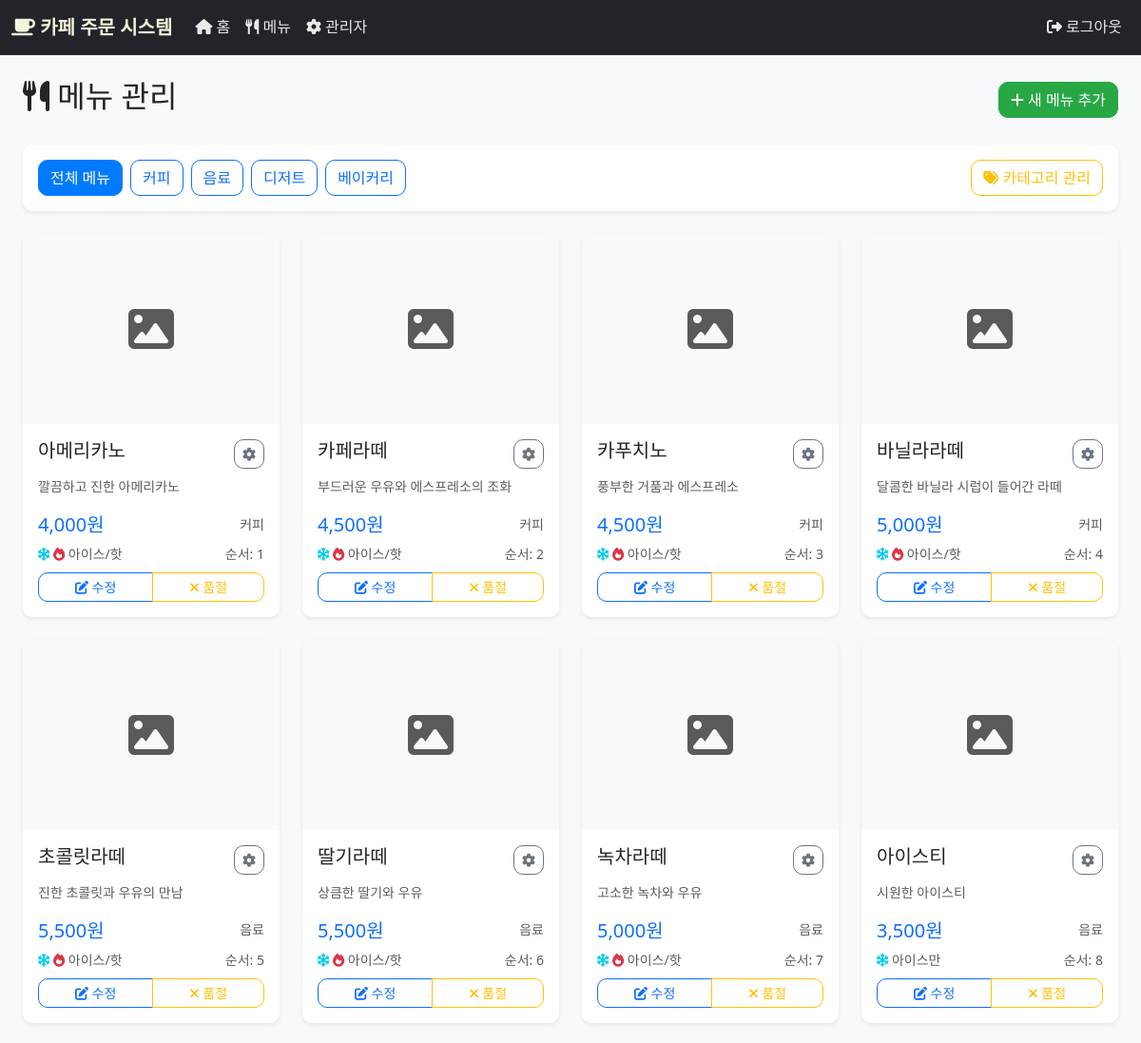
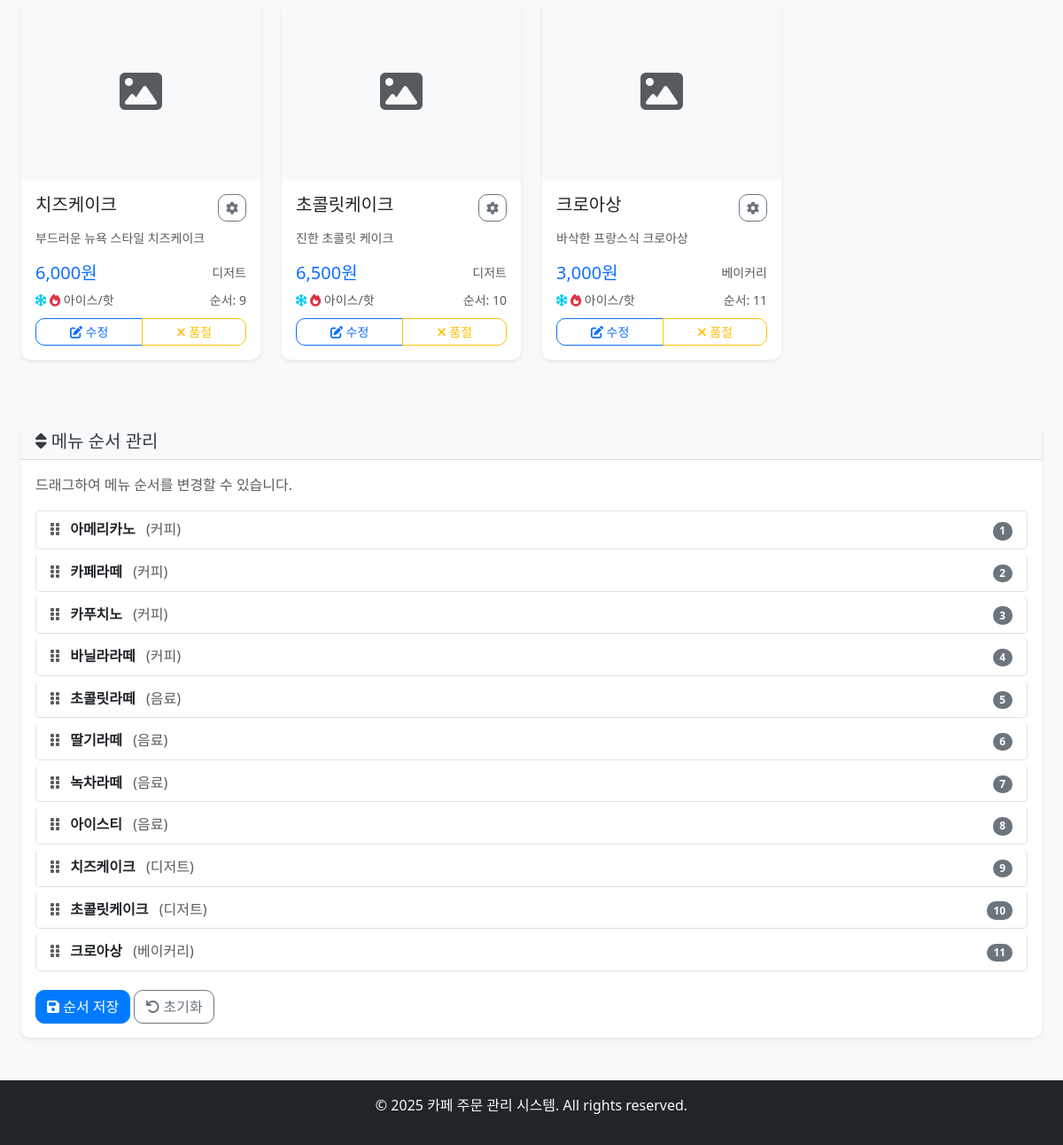
/admin/menu (signed in), run on the app's committed database (2 pictures, top to bottom).
### models.py (models this page shows, shortened)
class Menu(db.Model):
    __tablename__ = 'cafe_menu'
    id = db.Column(db.Integer, primary_key=True)
    name = db.Column(db.String(100), nullable=False)
    category = db.Column(db.String(50), nullable=False)
    price = db.Column(db.Float, nullable=False)
    description = db.Column(db.Text)
    image = db.Column(db.String(255))
    temperature_option = db.Column(db.String(20), default='both')  # 'ice', 'hot', 'both'
    display_order = db.Column(db.Integer, default=9999)
    is_soldout = db.Column(db.Boolean, default=False)
    created_at = db.Column(db.DateTime, default=datetime.now)
    updated_at = db.Column(db.DateTime, default=datetime.now, onupdate=datetime.now)
    order_items = db.relationship('OrderItem', backref='menu', lazy=True)

### app.py (the view)
    def decorated_function(*args, **kwargs):
        if not session.get('admin_logged_in'):
            return redirect(url_for('admin_login'))
        return f(*args, **kwargs)

### app.py (called while the page is built)
def login_required(f):
    def decorated_function(*args, **kwargs):
        if not session.get('admin_logged_in'):
            return redirect(url_for('admin_login'))
        return f(*args, **kwargs)
    decorated_function.__name__ = f.__name__
    return decorated_function

@app.route('/admin/menu')
@login_required
def admin_menu():
    category = request.args.get('category')
    categories = get_categories()
    menus = get_menu_by_category(category)
    return render_template('admin/menu.html',
                         menus=menus,
                         categories=categories,
                         selected_category=category)

@app.context_processor
def inject_globals():
    cart_count = 0
    if 'cart' in session:
        cart_count = sum(item['quantity'] for item in session['cart'].values())
    return {
        'cart_count': cart_count,
        'admin_logged_in': session.get('admin_logged_in', False),
        'current_year': datetime.now().year
    }

### models.py (called while the page is built)
def get_categories():
    categories = db.session.query(Menu.category).distinct().all()
    return [category[0] for category in categories]

def get_menu_by_category(category=None):
    query = Menu.query.order_by(Menu.display_order.asc(), Menu.id.asc())
    if category:
        query = query.filter_by(category=category)
    return query.all()

### templates/admin/menu.html (shortened to what this page needs)
{% extends "base.html" %}
{% block content %}
<div class="container-fluid">
    <div class="row mb-4">
        <div class="col-12">
            <div class="d-flex justify-content-between align-items-center">
                <h2>
                    <i class="fas fa-utensils"></i> 메뉴 관리
                </h2>
                <a href="{{ url_for('add_menu') }}" class="btn btn-success">
                    <i class="fas fa-plus"></i> 새 메뉴 추가
                </a>
            </div>
        </div>
    </div>
    <div class="row mb-4">
        <div class="col-12">
            <div class="card">
                <div class="card-body">
                    <div class="d-flex flex-wrap gap-2">
                        <a href="{{ url_for('admin_menu') }}"
                           class="btn {% if not selected_category %}btn-primary{% else %}btn-outline-primary{% endif %}">
                            전체 메뉴
                        </a>
                        {% for category in categories %}
                        <a href="{{ url_for('admin_menu', category=category) }}"
                           class="btn {% if selected_category == category %}btn-primary{% else %}btn-outline-primary{% endif %}">
                            {{ category }}
                        </a>
                        {% endfor %}
                        <a href="{{ url_for('admin_categories') }}" class="btn btn-outline-warning ms-auto">
                            <i class="fas fa-tags"></i> 카테고리 관리
                        </a>
                    </div>
                </div>
            </div>
        </div>
    </div>
    <div class="row">
        {% if menus %}
        {% for menu in menus %}
        <div class="col-xl-3 col-lg-4 col-md-6 mb-4">
            <div class="card h-100 menu-card {% if menu.is_soldout %}soldout{% endif %}">
                {% if menu.image %}
                <img src="{{ url_for('static', filename='uploads/' + menu.image) }}"
                     class="card-img-top" alt="{{ menu.name }}" style="height: 200px; object-fit: cover;">
                {% else %}
                <div class="card-img-top bg-light d-flex align-items-center justify-content-center"
                     style="height: 200px;">
                    <i class="fas fa-image fa-3x text-muted"></i>
                </div>
                {% endif %}
                <div class="card-body d-flex flex-column">
                    <div class="d-flex justify-content-between align-items-start mb-2">
                        <h5 class="card-title mb-0">{{ menu.name }}</h5>
                        <div class="dropdown">
                            <button class="btn btn-sm btn-outline-secondary dropdown-toggle"
                                    data-bs-toggle="dropdown">
                                <i class="fas fa-cog"></i>
                            </button>
                        </div>
                    </div>
                    <p class="card-text text-muted small flex-grow-1">
                        {{ menu.description or '설명이 없습니다.' }}
                    </p>
                    <div class="mt-auto">
                        <div class="d-flex justify-content-between align-items-center mb-2">
                            <span class="h5 text-primary mb-0">{{ "{:,}".format(menu.price|int) }}원</span>
                            <small class="text-muted">{{ menu.category }}</small>
                        </div>
                        <div class="d-flex justify-content-between align-items-center">
                            <small class="text-muted">
                                {% if menu.temperature_option == 'both' %}
                                <i class="fas fa-snowflake text-info"></i>
                                <i class="fas fa-fire text-danger"></i> 아이스/핫
                                {% elif menu.temperature_option == 'ice' %}
                                <i class="fas fa-snowflake text-info"></i> 아이스만
                                {% elif menu.temperature_option == 'hot' %}
                                <i class="fas fa-fire text-danger"></i> 핫만
                                {% endif %}
                            </small>
                            <small class="text-muted">순서: {{ menu.display_order }}</small>
                        </div>
                        <div class="mt-2">
                            <div class="btn-group w-100">
                                <a href="{{ url_for('edit_menu', menu_id=menu.id) }}"
                                   class="btn btn-outline-primary btn-sm">
                                    <i class="fas fa-edit"></i> 수정
                                </a>
                                <button class="btn btn-outline-{% if menu.is_soldout %}success{% else %}warning{% endif %} btn-sm"
                                        onclick="toggleSoldout({{ menu.id }})">
                                    {% if menu.is_soldout %}
                                    <i class="fas fa-check"></i> 판매재개
                                    {% else %}
                                    <i class="fas fa-times"></i> 품절
                                    {% endif %}
                                </button>
                            </div>
                        </div>
                    </div>
                </div>
            </div>
        </div>
        {% endfor %}
        {% endif %}
    </div>
    {% if menus and not selected_category %}
    <div class="row mt-5">
        <div class="col-12">
            <div class="card">
                <div class="card-header">
                    <h5 class="mb-0">
                        <i class="fas fa-sort"></i> 메뉴 순서 관리
                    </h5>
                </div>
                <div class="card-body">
                    <p class="text-muted mb-3">드래그하여 메뉴 순서를 변경할 수 있습니다.</p>
                    <div id="sortable-menu-list" class="list-group">
                        {% for menu in menus %}
                        <div class="list-group-item d-flex justify-content-between align-items-center"
                             data-menu-id="{{ menu.id }}">
                            <div>
                                <i class="fas fa-grip-vertical text-muted me-2"></i>
                                <strong>{{ menu.name }}</strong>
                                <span class="text-muted ms-2">({{ menu.category }})</span>
                            </div>
                            <div>
                                <span class="badge bg-secondary">{{ menu.display_order }}</span>
                            </div>
                        </div>
                        {% endfor %}
                    </div>
                    <div class="mt-3">
                        <button class="btn btn-primary" onclick="saveMenuOrder()">
                            <i class="fas fa-save"></i> 순서 저장
                        </button>
                        <button class="btn btn-outline-secondary" onclick="resetMenuOrder()">
                            <i class="fas fa-undo"></i> 초기화
                        </button>
                    </div>
                </div>
            </div>
        </div>
    </div>
    {% endif %}
</div>
{% endblock %}

### static/css/style.css (style rules this page uses)
:root { --primary-color: #007bff; --success-color: #28a745; --warning-color: #ffc107; --danger-color: #dc3545; --info-color: #17a2b8; --light-color: #f8f9fa; --dark-color: #343a40; --coffee-brown: #8B4513; --cafe-cream: #F5F5DC; }
body { font-family: 'Segoe UI', Tahoma, Geneva, Verdana, sans-serif; background-color: #f8f9fa; line-height: 1.6; }
.card { border: none; border-radius: 15px; box-shadow: 0 0.125rem 0.25rem rgba(0, 0, 0, 0.075); transition: transform 0.2s ease-in-out, box-shadow 0.2s ease-in-out; }
.card-header { background-color: var(--light-color); border-bottom: 1px solid rgba(0, 0, 0, 0.125); border-radius: 15px 15px 0 0 !important; font-weight: 600; color: var(--dark-color); }
.btn { border-radius: 10px; font-weight: 500; transition: all 0.3s ease; }
.btn-primary { background-color: var(--primary-color); border-color: var(--primary-color); }
.btn-success { background-color: var(--success-color); border-color: var(--success-color); }
.badge { border-radius: 10px; }

### templates/admin/menu.html (style rules this page uses)
.menu-card { transition: transform 0.2s, box-shadow 0.2s; position: relative; overflow: hidden; }
.card { border-radius: 10px; }
.dropdown-toggle::after { display: none; }
#sortable-menu-list .list-group-item { cursor: move; border-radius: 5px !important; margin-bottom: 5px; }
.fas.fa-grip-vertical { cursor: grab; }

### data on the page
Menu: name "아메리카노", description "깔끔하고 진한 아메리카노", price "4,000", category "커피", temperature_option "both" (drawn), display_order "1", is_soldout False (drawn)
Menu: name "카페라떼", description "부드러운 우유와 에스프레소의 조화", price "4,500", category "커피", temperature_option "both" (drawn), display_order "2", is_soldout False (drawn)
Menu: name "카푸치노", description "풍부한 거품과 에스프레소", price "4,500", category "커피", temperature_option "both" (drawn), display_order "3", is_soldout False (drawn)
Menu: name "바닐라라떼", description "달콤한 바닐라 시럽이 들어간 라떼", price "5,000", category "커피", temperature_option "both" (drawn), display_order "4", is_soldout False (drawn)
Menu: name "초콜릿라떼", description "진한 초콜릿과 우유의 만남", price "5,500", category "음료", temperature_option "both" (drawn), display_order "5", is_soldout False (drawn)
Menu: name "딸기라떼", description "상큼한 딸기와 우유", price "5,500", category "음료", temperature_option "both" (drawn), display_order "6", is_soldout False (drawn)
Menu: name "녹차라떼", description "고소한 녹차와 우유", price "5,000", category "음료", temperature_option "both" (drawn), display_order "7", is_soldout False (drawn)
Menu: name "아이스티", description "시원한 아이스티", price "3,500", category "음료", temperature_option "ice" (drawn), display_order "8", is_soldout False (drawn)
Menu: name "치즈케이크", description "부드러운 뉴욕 스타일 치즈케이크", price "6,000", category "디저트", temperature_option "both" (drawn), display_order "9", is_soldout False (drawn)
Menu: name "초콜릿케이크", description "진한 초콜릿 케이크", price "6,500", category "디저트", temperature_option "both" (drawn), display_order "10", is_soldout False (drawn)
Menu: name "크로아상", description "바삭한 프랑스식 크로아상", price "3,000", category "베이커리", temperature_option "both" (drawn), display_order "11", is_soldout False (drawn)

### other printed values
{{ category }} "커피" "음료" "디저트" "베이커리"
